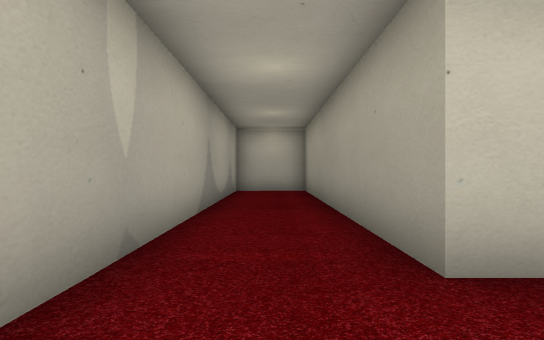
[1] (above)

16 first-person views from a walk through a 3-D level made in the Unity game engine. The camera is 1.5 m above the floor, looks level and sees 80° across. The floor is counted in squares, 2 m on a side. Each view is taken from the middle of a square. On the plan, view 1 faces up. The plan holds only what a view shows up to about 11 squares ahead; the rest is blank. The place goes on beyond the plan. The player is left out. Some surface patterns are stand-ins.

[2]
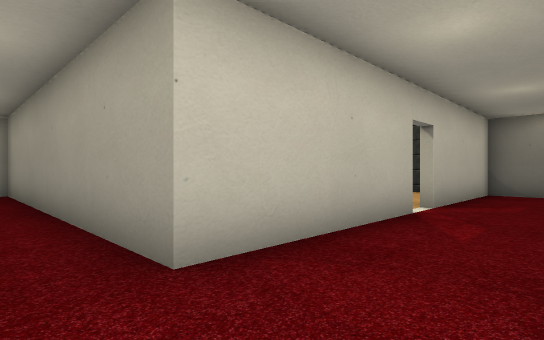

[3]
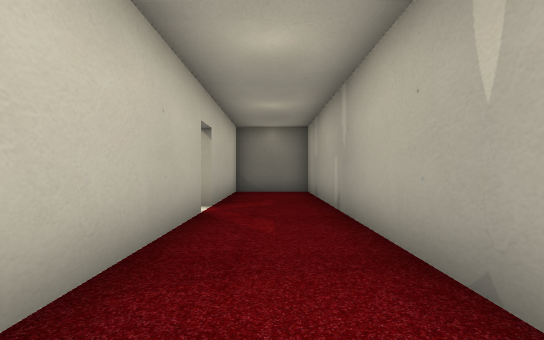

[4]
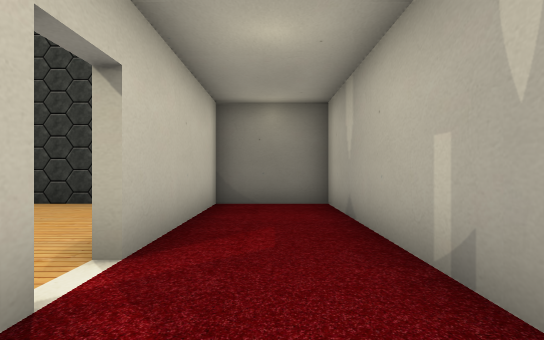

[5]
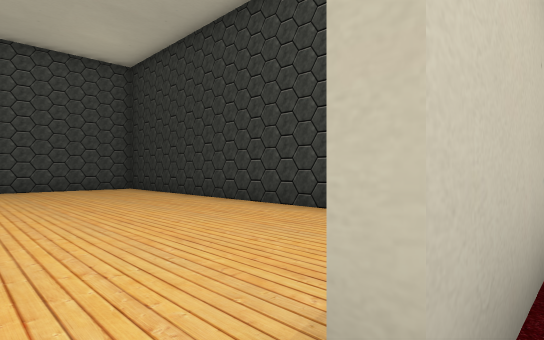

[6]
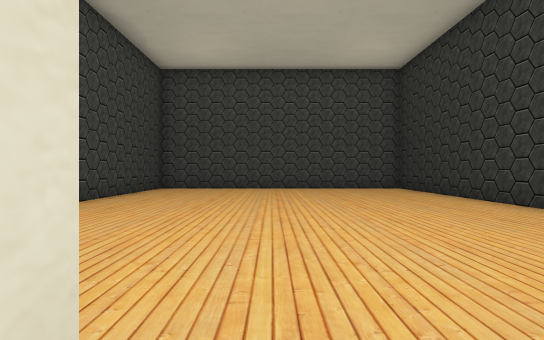

[7]
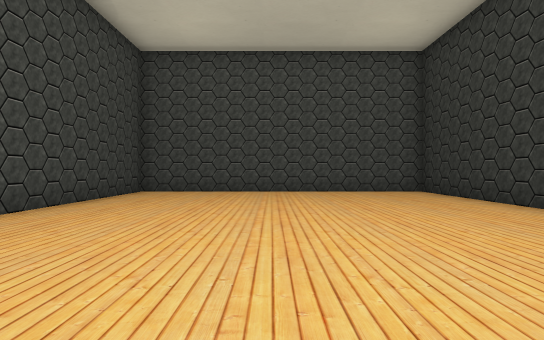

[8]
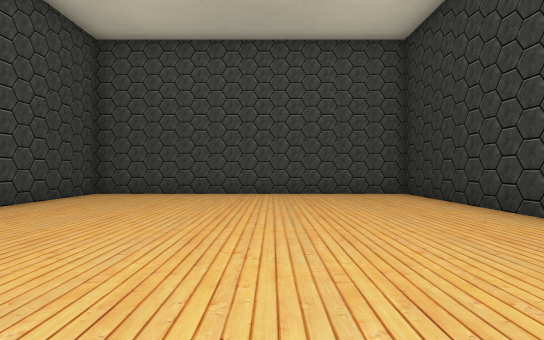

[9]
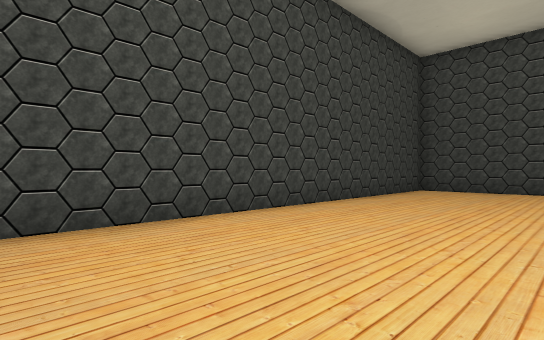

[10]
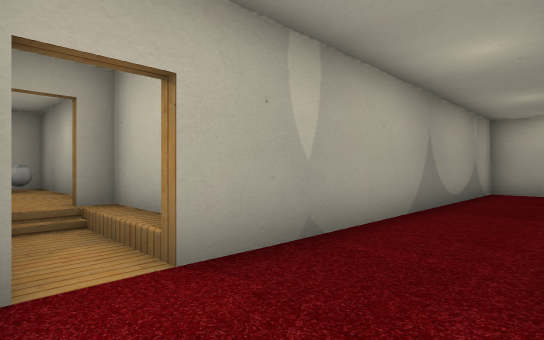

[11]
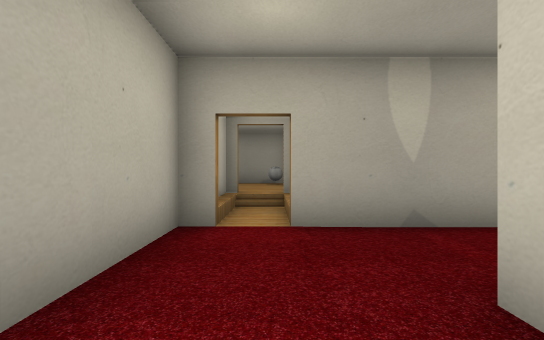

[12]
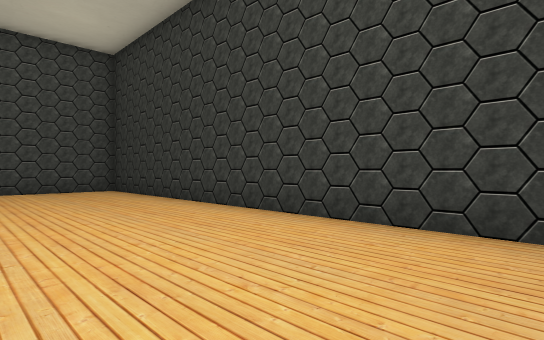

[13]
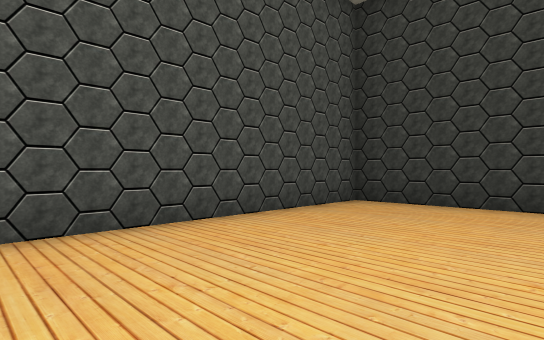

[14]
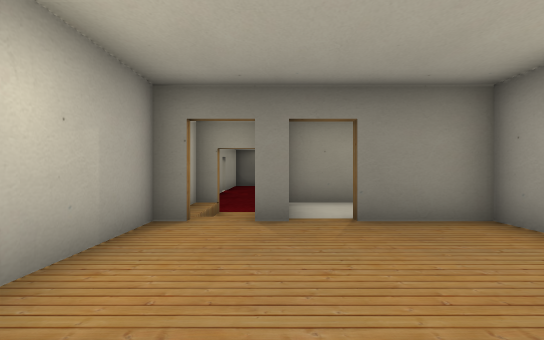

[15]
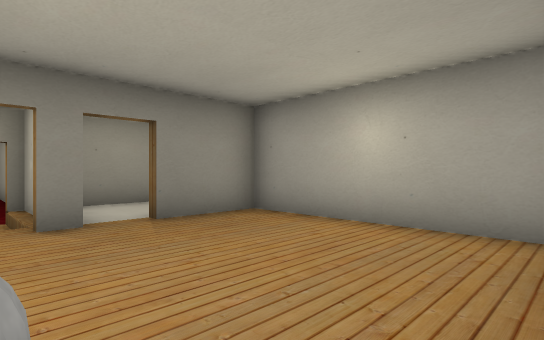

[16]
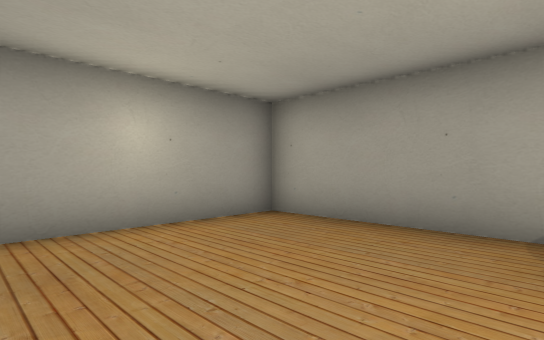

### Floor plan
Key: @ floor where view 1 was taken; # wall or solid block; . main floor; : floor 0.5 m higher than the main floor; / step, stairs or slope; B ball.
Columns run from 10 left of view 1 to 12 right of it. Each row starts with its distance up from view 1.
 16            ############
 15            #..........#
 14            #..........#
 13            #..........#
 12         ####..........#
 11         #..#..........#
 10         #..#..........#
  9         #..#..........#
  8         #..#..........#
  7         #..#..........#
  6         #..#..........#
  5         #..#..........#
  4         #..#..........#
  3         #..#..........#
  2 #########..#####.######
  1 #:B:::/...............#
  0 #:::::####@...........#
 -1 #::::::::##############
 -2 #:::::#::#
 -3 #:::::#
 -4 #######

Where each view was taken, in squares from view 1:
view 1: 0 up, 0 right, facing up
view 2: 0 up, 0 right, facing up-right
view 3: 1 up, 0 right, facing right
view 4: 1 up, 4 right, facing right
view 5: 2 up, 6 right, facing up-right
view 6: 2 up, 6 right, facing up
view 7: 4 up, 6 right, facing up
view 8: 5 up, 7 right, facing up
view 9: 3 up, 6 right, facing up-left
view 10: 0 up, 1 right, facing up-left
view 11: 1 up, 3 right, facing left
view 12: 3 up, 7 right, facing up-right
view 13: 11 up, 4 right, facing up-right
view 14: 0 up, 9 left, facing right
view 15: 1 up, 9 left, facing down-right
view 16: 1 up, 5 left, facing down-left
